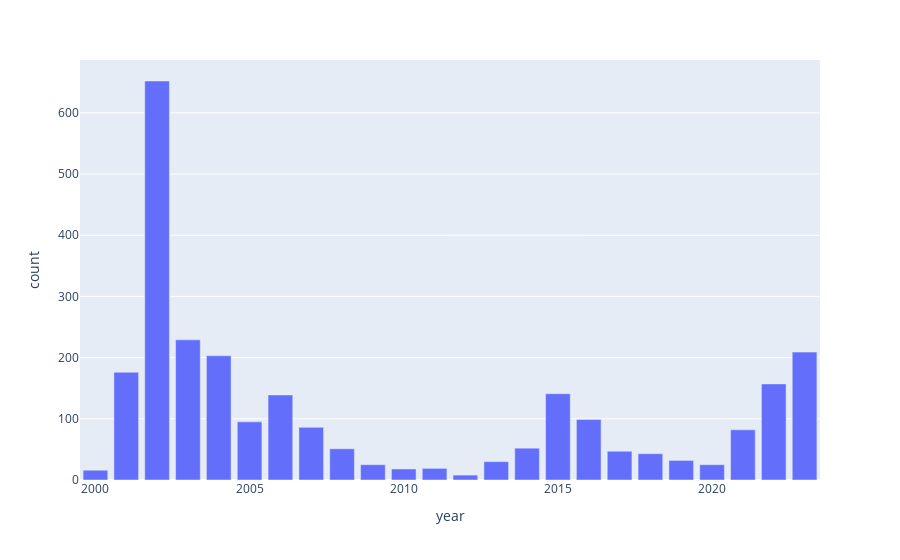

The notebook cell this image was saved under:
### Code cell
px.bar(df[df.event_location_region=='West Bank'].year.value_counts().reset_index().sort_values('year'), x='year',y='count')

### Figure 1 — Plotly figure (JSON) as saved in the notebook; plotly's stock layout.template omitted (floating-point values rounded to 4 significant figures)
{"data": [{"alignmentgroup": "True", "hovertemplate": "year=%{x}<br>count=%{y}<extra></extra>", "legendgroup": "", "marker": {"color": "#636efa", "pattern": {"shape": ""}}, "name": "", "offsetgroup": "", "orientation": "v", "showlegend": false, "textposition": "auto", "type": "bar", "x": [2000, 2001, 2002, 2003, 2004, 2005, 2006, 2007, 2008, 2009, 2010, 2011, 2012, 2013, 2014, 2015, 2016, 2017, 2018, 2019, 2020, 2021, 2022, 2023], "xaxis": "x", "y": [16, 176, 652, 229, 203, 95, 139, 86, 51, 25, 18, 19, 8, 30, 52, 141, 99, 47, 43, 32, 25, 82, 157, 209], "yaxis": "y"}], "layout": {"barmode": "relative", "legend": {"tracegroupgap": 0}, "margin": {"t": 60}, "xaxis": {"anchor": "y", "domain": [0, 1], "title": {"text": "year"}}, "yaxis": {"anchor": "x", "domain": [0, 1], "title": {"text": "count"}}}}
